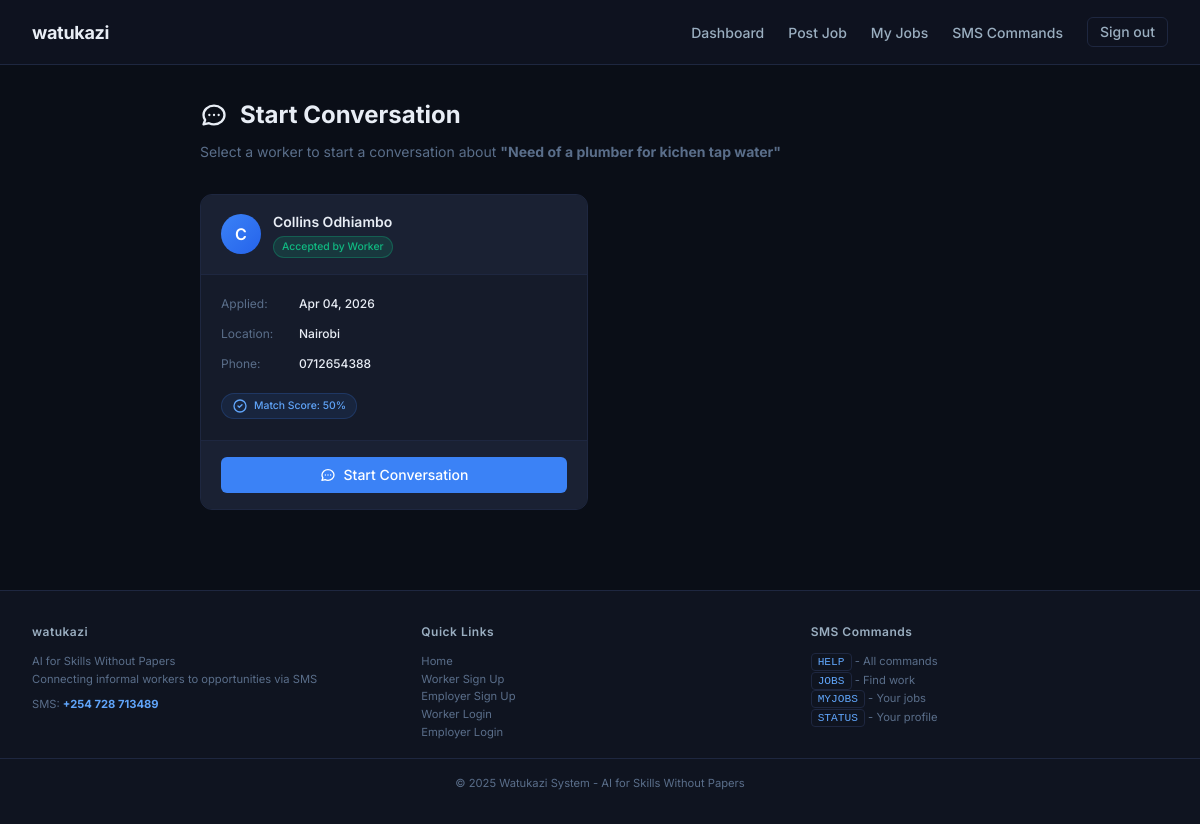
/chat/start/1/ (signed in), run on an earlier commit of the app's database.
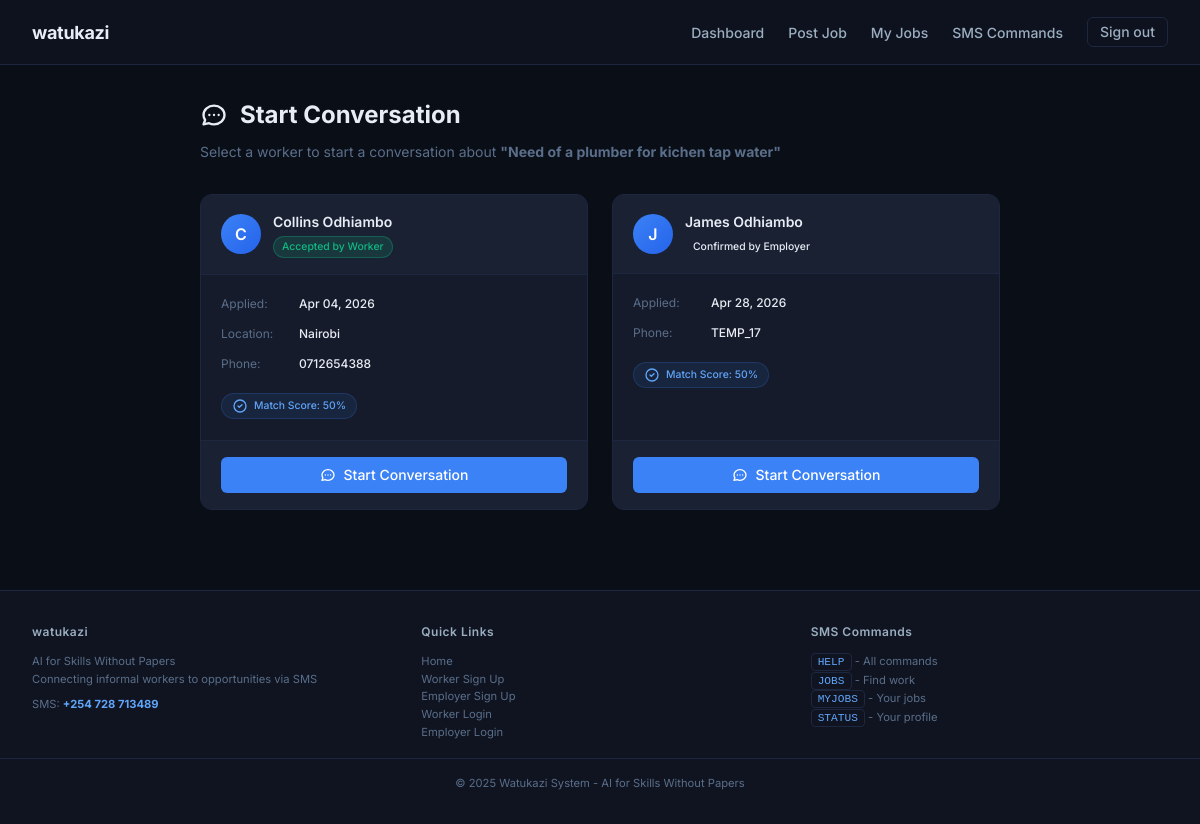
And on a later commit of the database.
### jobs/models.py (models this page shows, shortened)
class JobMatch(models.Model):
    STATUS_CHOICES = (
        ('pending', 'Pending Worker Response'),
        ('accepted', 'Accepted by Worker'),
        ('rejected', 'Rejected by Worker'),
        ('confirmed', 'Confirmed by Employer'),
        ('started', 'Work Started'),
        ('completed', 'Work Completed'),
        ('cancelled', 'Cancelled'),
    )
    job_request = models.ForeignKey(JobRequest, on_delete=models.CASCADE, related_name='matches')
    worker = models.ForeignKey(User, on_delete=models.CASCADE, related_name='job_matches')
    status = models.CharField(max_length=10, choices=STATUS_CHOICES, default='pending')
    match_score = models.IntegerField(default=0)
    created_at = models.DateTimeField(auto_now_add=True)
    updated_at = models.DateTimeField(auto_now=True)
    worker_rating = models.IntegerField(null=True, blank=True, choices=[(i, i) for i in range(1, 6)])
    employer_rating = models.IntegerField(null=True, blank=True, choices=[(i, i) for i in range(1, 6)])
    worker_feedback = models.TextField(blank=True)
    employer_feedback = models.TextField(blank=True)
    directions = models.TextField(blank=True, null=True, help_text="Directions for the worker to reach the job site")
    procedures = models.TextField(blank=True, null=True, help_text="Procedures or instructions for the worker")
    access_code = models.CharField(max_length=50, blank=True, null=True, help_text="Access code or password if needed")
    contact_person = models.CharField(max_length=200, blank=True, null=True, help_text="Contact person name")
    contact_phone = models.CharField(max_length=20, blank=True, null=True, help_text="Contact phone number")
    response_deadline = models.DateTimeField(null=True, blank=True, help_text="Deadline for worker to confirm/respond")
    report_time = models.DateTimeField(null=True, blank=True, help_text="When worker should report to site")

### accounts/models.py (models this page shows, shortened)
class Profile(models.Model):
    USER_TYPES = (
        ('worker', 'Worker - Looking for jobs'),
        ('employer', 'Employer - Looking to hire workers'),
        ('admin', 'Administrator'),
    )
    user = models.OneToOneField(User, on_delete=models.CASCADE, related_name='profile')
    user_type = models.CharField(max_length=10, choices=USER_TYPES, default='worker')
    phone_number = models.CharField(max_length=15, unique=True)
    location = models.CharField(max_length=100, blank=True)
    county = models.CharField(max_length=50, blank=True)
    sub_county = models.CharField(max_length=50, blank=True)
    is_verified = models.BooleanField(default=False)
    created_at = models.DateTimeField(auto_now_add=True)
    updated_at = models.DateTimeField(auto_now=True)

### chat/views.py (the view, shortened to what this page needs)
# urls.py: path('start/<int:job_id>/', views.start_conversation, name='start_conversation'),  # For workers
@login_required
def start_conversation(request, job_id, worker_id=None):
    from django.contrib.auth.models import User
    from jobs.models import JobRequest, JobMatch
    from .models import Conversation
    job = get_object_or_404(JobRequest, id=job_id)
    is_employer = (request.user == job.employer)
    is_worker_applicant = False
    if not (is_employer or is_worker_applicant):
        messages.error(request, "You don't have permission to start a conversation for this job.")
        if request.user.profile.user_type == 'worker':
            messages.info(request, "You need to apply for this job first before you can message the employer.")
        return redirect('jobs:job_detail', job_id=job.id)
    matches = JobMatch.objects.filter(job_request=job).exclude(worker=request.user).select_related('worker')
    if not matches.exists():
        messages.warning(request, "No workers have applied for this job yet.")
        return redirect('jobs:job_detail', job_id=job.id)
    context = {
        'job': job,
        'matches': matches,
    }
    return render(request, 'chat/select_worker.html', context)

### accounts/context_processors.py (called while the page is built)
def sms_settings(request):
    try:
        sms = SMSSettings.objects.first()
        sms_number = sms.phone_number if sms else '0700000000'
    except:
        sms_number = '0700000000'
    return {
        'sms_number': sms_number,
    }

### notifications/context_processors.py (called while the page is built)
def notifications_context(request):
    if request.user.is_authenticated:
        unread_count = Notification.objects.filter(
            recipient=request.user,
            is_read=False
        ).count()
        recent_notifications = Notification.objects.filter(
            recipient=request.user
        )[:5]
        return {
            'unread_notifications_count': unread_count,
            'recent_notifications': recent_notifications,
        }
    return {
        'unread_notifications_count': 0,
        'recent_notifications': [],
    }

### templates/chat/select_worker.html (shortened to what this page needs)
{% extends 'base.html' %}
{% load static %}
{% block content %}
<div class="container">
    <div class="select-container">
        <div class="page-header">
            <h1>
                Start Conversation
            </h1>
            <p>Select a worker to start a conversation about <strong>"{{ job.title }}"</strong></p>
        </div>
        {% if matches %}
            <div class="grid-2">
                {% for match in matches %}
                    <div class="worker-card">
                        <div class="worker-header">
                            <div class="worker-avatar">
                                {{ match.worker.get_full_name|default:match.worker.username|make_list|first|upper }}
                            </div>
                            <div>
                                <div class="worker-name">{{ match.worker.get_full_name|default:match.worker.username }}</div>
                                <span class="status-badge status-{{ match.status }}">
                                    {{ match.get_status_display }}
                                </span>
                            </div>
                        </div>
                        <div class="worker-body">
                            <div class="info-row">
                                <span class="info-label">Applied:</span>
                                <span class="info-value">{{ match.created_at|date:"M d, Y" }}</span>
                            </div>
                            {% if match.worker.profile.location %}
                            <div class="info-row">
                                <span class="info-label">Location:</span>
                                <span class="info-value">{{ match.worker.profile.location }}</span>
                            </div>
                            {% endif %}
                            {% if match.worker.profile.phone_number %}
                            <div class="info-row">
                                <span class="info-label">Phone:</span>
                                <span class="info-value">{{ match.worker.profile.phone_number }}</span>
                            </div>
                            {% endif %}
                            {% if match.match_score %}
                                <div class="match-score">
                                    <svg class="icon" xmlns="http://www.w3.org/2000/svg" fill="none" viewBox="0 0 24 24" stroke="currentColor">
                                        <path stroke-linecap="round" stroke-linejoin="round" stroke-width="2" d="M9 12l2 2 4-4m6 2a9 9 0 11-18 0 9 9 0 0118 0z" />
                                    </svg>
                                    Match Score: {{ match.match_score }}%
                                </div>
                            {% endif %}
                        </div>
                        <div class="worker-footer">
                            <a href="{% url 'chat:start_conversation_with_worker' job.id match.worker.id %}"
                               class="btn btn-primary" style="width: 100%; display: flex; align-items: center; justify-content: center; gap: 0.5rem;">
                                Start Conversation
                            </a>
                        </div>
                    </div>
                {% endfor %}
            </div>
        {% endif %}
    </div>
</div>
{% endblock %}

What changed in the data, as far as the page shows it:
added JobMatch: worker.get_full_name|make_list "J", worker.get_full_name "James Odhiambo", status "Confirmed by Employer", created_at "Apr 28, 2026", worker.profile.phone_number "TEMP_17", match_score "50"
